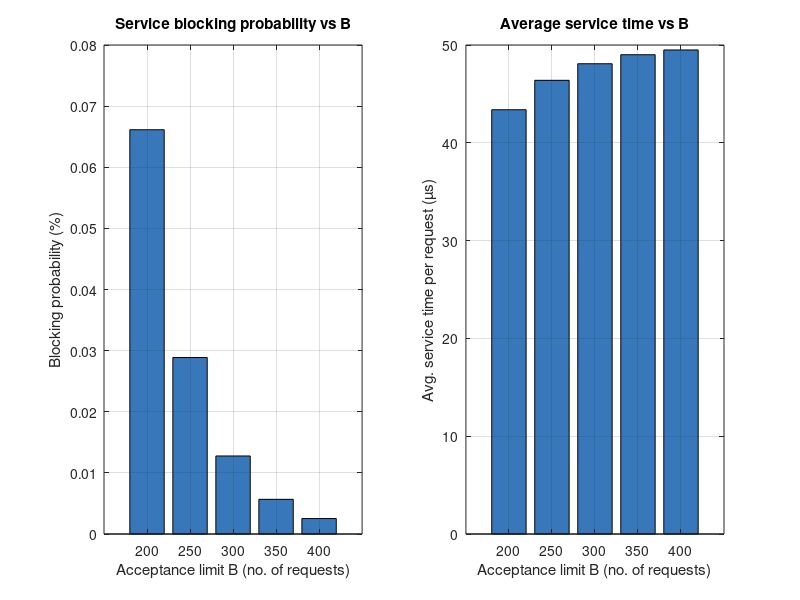

This figure's MATLAB source:
% =========================================================
%  Exercise 2 — M/M/1/B queue for a data service server
%  Course: Métodos Probabilísticos para Engenharia de
%          Computadores e Informática 2025/2026
% =========================================================
%
%  Model: M/M/1/B
%    - Single server whose total capacity = n_ref / t_ref
%    - Finite buffer B (acceptance limit)
%    - No waiting queue: if B slots occupied, request is blocked
%
%  Key insight: "200 µs when attending 250 requests" reveals the
%  total machine throughput mu = 250 / 200e-6 = 1.25e6 req/s.
%  This is a fixed-capacity server, not processor sharing.
% =========================================================

clear; clc;

% ---------------------------------------------------------
%  SYSTEM PARAMETERS
% ---------------------------------------------------------
n_ref  = 250;          % simultaneous requests at reference point
t_ref  = 200e-6;       % mean service time at reference point [s]
lambda = 1.23e6;       % arrival rate [req/s]

%  Total server throughput (capacity)
mu  = n_ref / t_ref;   % = 1.25e6 req/s
rho = lambda / mu;     % traffic intensity (= 0.984)

fprintf('=== System parameters ===\n');
fprintf('  mu  (total server rate) = %.4e req/s\n', mu);
fprintf('  rho (traffic intensity) = %.4f\n\n', rho);

% ---------------------------------------------------------
%  HELPER FUNCTION — M/M/1/B steady-state probabilities
%
%  p_n = p0 * rho^n,   n = 0, 1, ..., B
%  p0  = (1 - rho) / (1 - rho^(B+1))
%
%  Same formula as M/M/1/K from exercise 1!
%  Here K = B (buffer = system capacity, no separate queue).
% ---------------------------------------------------------
function p = mm1b_probs(rho, B)
    p0 = (1 - rho) / (1 - rho^(B + 1));
    p  = p0 * rho .^ (0:B);
end

% ---------------------------------------------------------
%  PART (a) — lambda = 1.23e6, B = 250
% ---------------------------------------------------------
B = 250;

p          = mm1b_probs(rho, B);
n_vec      = 0:B;

P_block    = p(end);                         % blocking probability
N_avg      = sum(n_vec .* p);               % mean requests in system
lambda_eff = lambda * (1 - P_block);        % effective throughput
W_avg_us   = (N_avg / lambda_eff) * 1e6;   % mean service time [µs]

fprintf('=== Part (a): lambda = %.2e, B = %d ===\n', lambda, B);
fprintf('  Service blocking probability  = %.5f%%\n', P_block * 100);
fprintf('  Avg. service time per request = %.3f microseconds\n\n', W_avg_us);

% ---------------------------------------------------------
%  PART (b) — vary B = 200, 250, 300, 350, 400
% ---------------------------------------------------------
B_values = [200, 250, 300, 350, 400];
P_block_vec = zeros(size(B_values));
W_avg_vec   = zeros(size(B_values));

for i = 1:length(B_values)
    Bi      = B_values(i);
    pi      = mm1b_probs(rho, Bi);
    ni      = 0:Bi;
    P_bi    = pi(end);
    N_i     = sum(ni .* pi);
    leff_i  = lambda * (1 - P_bi);
    P_block_vec(i) = P_bi * 100;           % [%]
    W_avg_vec(i)   = (N_i / leff_i) * 1e6; % [µs]
end

fprintf('=== Part (b): results for varying B ===\n');
fprintf('%6s  %14s  %16s\n', 'B', 'P_block (%)', 'W_avg (µs)');
for i = 1:length(B_values)
    fprintf('%6d  %14.5f  %16.3f\n', B_values(i), P_block_vec(i), W_avg_vec(i));
end

%  Bar charts
figure;

subplot(1, 2, 1);
bar(B_values, P_block_vec, 'FaceColor', [0.22 0.47 0.73]);
xlabel('Acceptance limit B (no. of requests)');
ylabel('Blocking probability (%)');
title('Service blocking probability vs B');
grid on;

subplot(1, 2, 2);
bar(B_values, W_avg_vec, 'FaceColor', [0.22 0.47 0.73]);
xlabel('Acceptance limit B (no. of requests)');
ylabel('Avg. service time per request (µs)');
title('Average service time vs B');
grid on;

% ---------------------------------------------------------
%  CONCLUSIONS
%
%  As B increases:
%    - Blocking probability DECREASES: more buffer = fewer
%      rejected requests, so the system is more accessible.
%    - Avg. service time INCREASES: a larger buffer allows
%      more requests to accumulate, so each waits longer
%      before completing. There is a clear trade-off:
%      accepting more requests improves availability but
%      degrades individual response time.
% ---------------------------------------------------------
